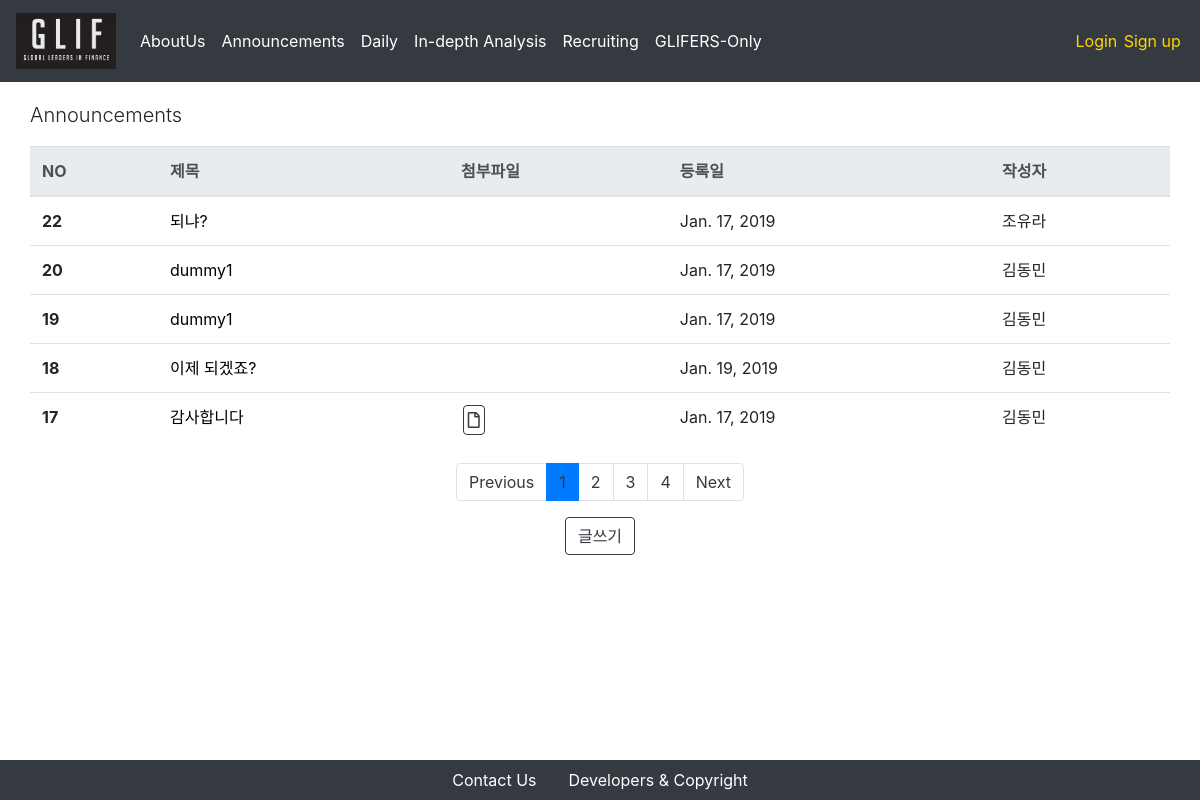
The page /announcement/ on the database as committed earlier.
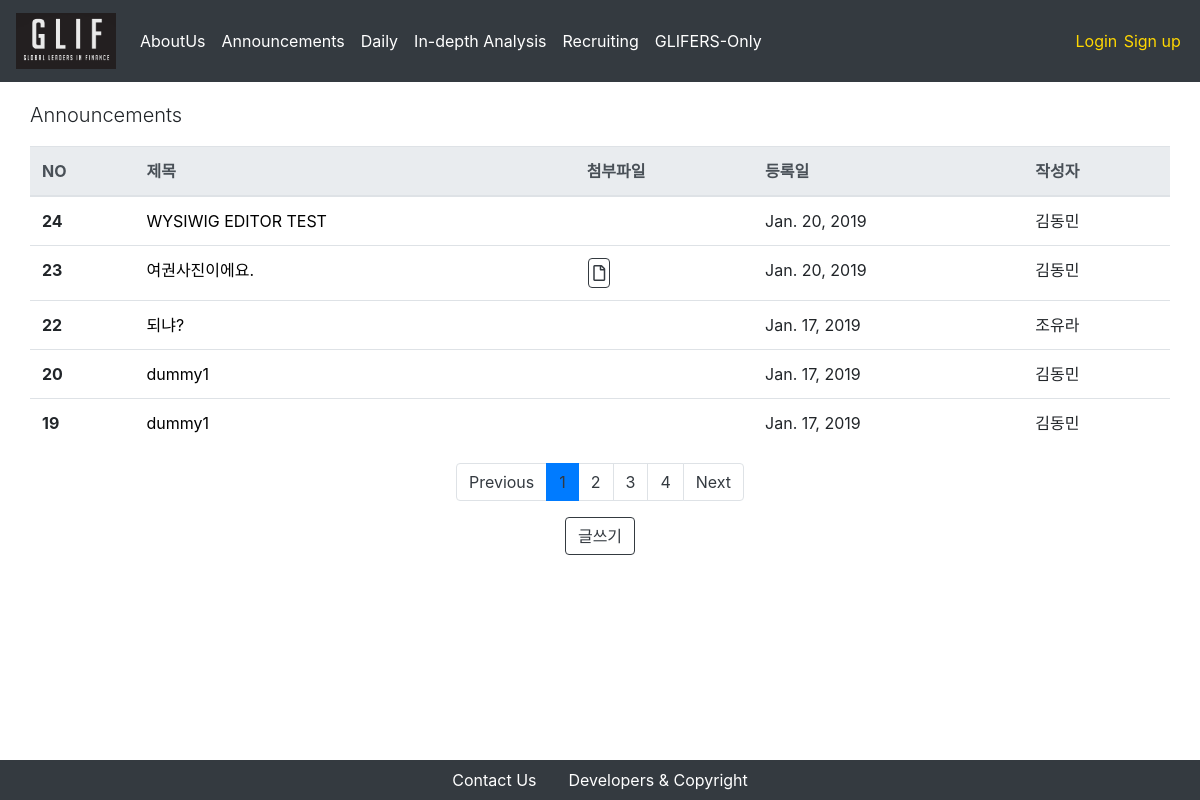
The same page on the database as committed later.
### announcement/models.py (models this page shows, shortened)
class Post(models.Model):
    title = models.CharField(max_length = 250)
    attached_file = models.FileField(upload_to = 'announcement_attached_files/%Y/%m/%d/', blank = True, null = True)
    written_date = models.DateField(auto_now = True)
    writer = models.ForeignKey(CustomUser, on_delete = models.CASCADE, related_name = "announcement_writer")
    content = RichTextUploadingField()

### users/models.py (models this page shows)
class CustomUser(AbstractUser):
    name_en = models.CharField(max_length = 250)
    name_kr = models.CharField(max_length = 250)
    birthdate = models.DateField(default = "2000-01-01")
    phonenumber = models.CharField(max_length = 250)
    self_intro = models.TextField(max_length = 1000)
    workplace = models.CharField(max_length = 250, default = '')
    profile_img = models.FileField(upload_to = 'profiles/%Y/%m/%d/')
    glif_OB = 'OB'
    glif_1st = '1기'
    glif_2nd = '2기'
    glif_3rd = '3기'
    glif_4th = '4기'
    nth_CHOICES = (
        (glif_OB, 'OB'),
        (glif_1st, '1기'),
        (glif_2nd, '2기'),
        (glif_3rd, '3기'),
        (glif_4th, '4기'),
    )
    year_in_school = models.CharField(
        max_length=2,
        choices=nth_CHOICES,
        default=glif_4th,
    )
    def __str__(self):
        return self.name_kr

### announcement/views.py (the view)
# urls.py: path('', PostListView.as_view(), name='announcement-index'),
class PostListView(ListView):
    model = Post
    template_name = 'announcement/index.html'
    context_object_name = "posts"
    paginate_by = 5
    block_size = 5 # 하단의 페이지 목록 수
    def get_queryset(self):
        order_by_recent_time = Post.objects.all().order_by("-pk")
        return order_by_recent_time
    def get_context_data(self, **kwargs):
        context = super(PostListView, self).get_context_data(**kwargs)
        block_size = 5 # 하단의 페이지 목록 수
        start_index = int((context['page_obj'].number - 1) / self.block_size) * self.block_size
        end_index = min(start_index + self.block_size, len(context['paginator'].page_range))
        context['page_range'] = context['paginator'].page_range[start_index:end_index]
        return context

### announcement/templates/announcement/index.html
{% extends 'setups/base.html' %}
{% block body %}
<div class = "container">
    <div class = "row">
        <p class = "lead">Announcements</p>
        <table class="table">
            <thead class="thead-light">
                <tr>
                    <th scope="col">NO</th>
                    <th scope="col">제목</th>
                    <th scope="col">첨부파일</th>
                    <th scope="col">등록일</th>
                    <th scope="col">작성자</th>
                </tr>
            </thead>
            <tbody>
                {% for post in posts %}
                    <tr>
                        <th scope="row">{{ post.id }}</th>
                        <td>
                            <a href="/announcement/{{post.pk}}" style = "color:black"> {{ post.title }} </a>
                        </td>
                        {% if post.attached_file != '' %}
                            <td><button type="button" class="btn btn-outline-dark btn-download" onclick="location.href = '/announcement/{{post.pk}}/download'"><i class="far fa-file"></i></button></td>
                        {% else %}
                            <td></td>
                        {% endif %}
                        <td>{{ post.written_date }}</td>
                        <td>{{ post.writer }}</td>
                    </tr>
                {% endfor %}
            </tbody>
        </table>
    </div>
    <nav aria-label="Page navigation">
        <ul class="pagination justify-content-center">
            {% if page_obj.has_previous %}
            <li class = "page-item">
                <a class = "page-link" href="?page={{ page_obj.previous_page_number }}" aria-label="Previous">
                Previous
                </a>
            </li>
            {% else %}
            <li class="page-item"><a class="page-link" href="#" tabindex="-1" aria-disabled="true">Previous</a></li>
            {% endif %}
            {% for i in page_range %}
            {% if page_obj.number == i %}
                <li class = "active page-item"><a class="page-link" href="#">{{i}}</a></li>
            {% else %}
                <li class = "page-item"><a class = "page-link" href="?page={{ i }}">{{ i }}</a></li>
            {% endif %}
            {% endfor %}
            {% if page_obj.has_next %}
            <li class = "page-item">
                <a class = "page-link" href="?page={{ page_obj.next_page_number }}" aria-label="Next">
                    Next
                </a>
            </li>
            {% else %}
            <li class="page-item">
                <a class="page-link" href="#">Next</a>
            </li>
            {% endif %}
        </ul>
    </nav>
    <div class = "row align-items-center justify-content-center">
        <button type="button" class="btn btn-outline-dark" onclick="location.href = '/announcement/new'">글쓰기</button>
    </div>
</div>
{% endblock %}

Rows that differ between the two databases and show on the page:
no longer on this page (row unchanged): Post: id "18", title "이제 되겠죠?", written_date "Jan. 19, 2019", writer "김동민"
no longer on this page (row unchanged): Post: id "17", title "감사합니다", written_date "Jan. 17, 2019", writer "김동민"
added Post: id "24", title "WYSIWIG EDITOR TEST", written_date "Jan. 20, 2019", writer "김동민"
added Post: id "23", title "여권사진이에요.", written_date "Jan. 20, 2019", writer "김동민"
